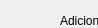
     <widget class="QWidget" name="produtor">
      <property name="geometry">
       <rect>
        <x>0</x>
        <y>0</y>
        <width>98</width>
        <height>28</height>
       </rect>
      </property>
      <attribute name="label">
       <string>PRODUTOR</string>
      </attribute>
      <widget class="QComboBox" name="central_produtor_comboBox">
       <property name="geometry">
        <rect>
         <x>10</x>
         <y>210</y>
         <width>231</width>
         <height>27</height>
        </rect>
       </property>
      </widget>
      <widget class="QLineEdit" name="long_produtor_line">
       <property name="geometry">
        <rect>
         <x>10</x>
         <y>160</y>
         <width>231</width>
         <height>27</height>
        </rect>
       </property>
      </widget>
      <widget class="QPushButton" name="add_produtor_pushButton">
       <property name="geometry">
        <rect>
         <x>10</x>
         <y>250</y>
         <width>231</width>
         <height>27</height>
        </rect>
       </property>
       <property name="text">
        <string>Adicionar Produtor</string>
       </property>
      </widget>
      <widget class="QLabel" name="nome_produtor_label_3">
       <property name="geometry">
        <rect>
         <x>10</x>
         <y>190</y>
         <width>241</width>
         <height>20</height>
        </rect>
       </property>
       <property name="text">
        <string>Central (comunidade ou associacao)</string>
       </property>
      </widget>
      <widget class="QLabel" name="nome_produtor_label">
       <property name="geometry">
        <rect>
         <x>70</x>
         <y>40</y>
         <width>111</width>
         <height>17</height>
        </rect>
       </property>
       <property name="text">
        <string>Nome Produtor</string>
       </property>
      </widget>
      <widget class="QLabel" name="long_produtor_label">
       <property name="geometry">
        <rect>
         <x>60</x>
         <y>140</y>
         <width>141</width>
         <height>17</height>
        </rect>
       </property>
       <property name="text">
        <string>Longitude (Decimais)</string>
       </property>
      </widget>
      <widget class="QLineEdit" name="lat_produtor_line">
       <property name="geometry">
        <rect>
         <x>10</x>
         <y>110</y>
         <width>231</width>
         <height>27</height>
        </rect>
       </property>
      </widget>
      <widget class="QLineEdit" name="nome_produtor_line">
       <property name="geometry">
        <rect>
         <x>10</x>
         <y>60</y>
         <width>231</width>
         <height>27</height>
        </rect>
       </property>
      </widget>
      <widget class="QLabel" name="label">
       <property name="geometry">
        <rect>
         <x>60</x>
         <y>10</y>
         <width>141</width>
         <height>21</height>
        </rect>
       </property>
       <property name="text">
        <string>Adicionar o produtor</string>
       </property>
      </widget>
      <widget class="QLabel" name="lat_produtor_label">
       <property name="geometry">
        <rect>
         <x>60</x>
         <y>90</y>
         <width>131</width>
         <height>17</height>
        </rect>
       </property>
       <property name="text">
        <string>Latitude (Decimais)</string>
       </property>
      </widget>
     </widget>
